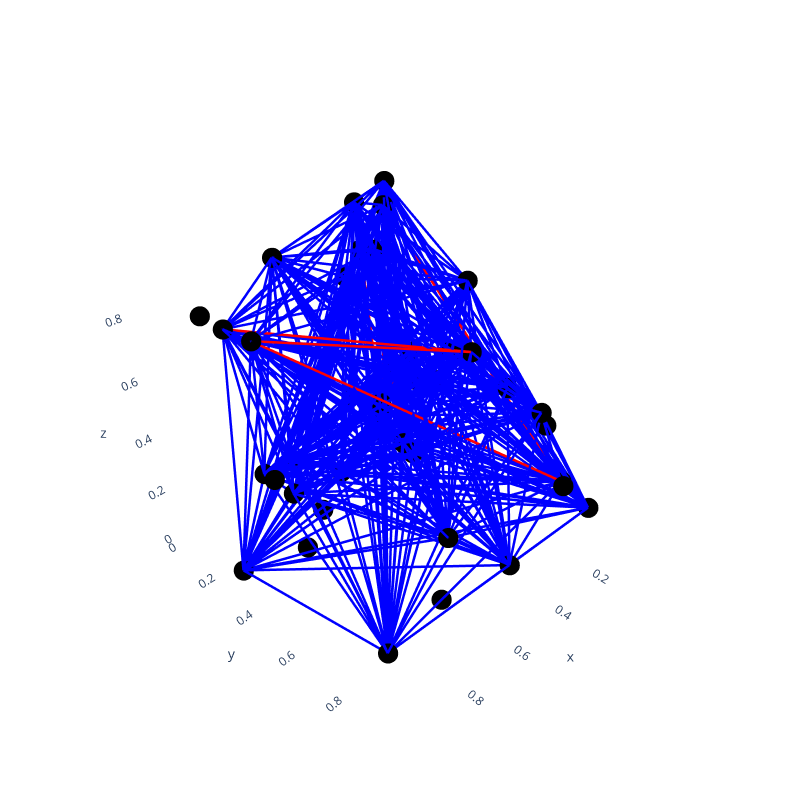

The notebook cell this image was saved under:
### Markdown cell above
# Visualizations
### No gradient, unweighted

### Code cell
# re-collapse graph
collapsed_G = nx.Graph()

for i in range(len(coms)):
    collapsed_G.add_node(i)

hole_adjacent_edge_count = {}  # track the number of hole-adjacent edges between communities
total_edge_count = {}

# create a set of cycle edges based on the original node cycles
cycle_edges = set()
for cycle in big_rep_cycle_list1:
    for i in range(len(cycle)):
        u, v = cycle[i], cycle[(i + 1) % len(cycle)]
        community_u = node_to_com_dict[u]
        community_v = node_to_com_dict[v]
        if community_u != community_v:
            cycle_edges.add((community_u, community_v))
            cycle_edges.add((community_v, community_u))

# add the edges between communities
for u, v in G.edges():
    community_u = node_to_com_dict[u]
    community_v = node_to_com_dict[v]
    if community_u != community_v:
        if collapsed_G.has_edge(community_u, community_v):
            collapsed_G[community_u][community_v]['weight'] += 1
        else:
            collapsed_G.add_edge(community_u, community_v, weight=1)
        
        if (community_u, community_v) not in total_edge_count:
            total_edge_count[(community_u, community_v)] = 0
            hole_adjacent_edge_count[(community_u, community_v)] = 0
        
        total_edge_count[(community_u, community_v)] += 1
        
        if (community_u, community_v) in cycle_edges or (community_v, community_u) in cycle_edges:
            hole_adjacent_edge_count[(community_u, community_v)] += 1

# get proportions of hole-adjacency for color gradient
edge_proportions = {edge: hole_adjacent_edge_count[edge] / total_edge_count[edge] for edge in total_edge_count}
#randomly position nodes in 3d space
pos = {i: (np.random.random(), np.random.random(), np.random.random()) for i in collapsed_G.nodes}

# do edge traces
edge_trace = []
for edge in collapsed_G.edges():
    x0, y0, z0 = pos[edge[0]]
    x1, y1, z1 = pos[edge[1]]
    proportion = edge_proportions.get(edge, 0)
    color = f'rgb({int(255 * (1 - proportion))}, 0, {int(255 * proportion)})'
    
    edge_trace.append(go.Scatter3d(
        x=[x0, x1, None],
        y=[y0, y1, None],
        z=[z0, z1, None],
        line=dict(width=5, color=color),
        hoverinfo='none',
        mode='lines'
    ))

non_cycle_edge_count = len([e for e in collapsed_G.edges() if e not in cycle_edges and (e[1], e[0]) not in cycle_edges])
print(f"Number of edges not part of any cycle: {non_cycle_edge_count}")

# do node traces
node_trace = go.Scatter3d(
    x=[pos[node][0] for node in collapsed_G.nodes()],
    y=[pos[node][1] for node in collapsed_G.nodes()],
    z=[pos[node][2] for node in collapsed_G.nodes()],
    mode='markers',
    marker=dict(
        size=7,
        color='black',
    ),
    text=list(collapsed_G.nodes()),
    hoverinfo='text'
)


layout = go.Layout(
    width=800,
    height=800,
    showlegend=False,
    scene=dict(
        xaxis=dict(showbackground=False),
        yaxis=dict(showbackground=False),
        zaxis=dict(showbackground=False)
    ),
)

fig = go.Figure(data=edge_trace + [node_trace], layout=layout)
fig.show()
fig.write_html("nograd.html")
